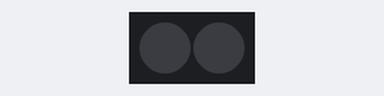
This program was run on a simulated Raspberry Pi Pico running MicroPython. On the bench: 2 RGB LEDs in strip order, left to right. Dim RGB values are drawn brighter than linear; library files of the repository ran but are not shown: neopixel.py.

Above: at 0.1 s.
At 0.38 s:
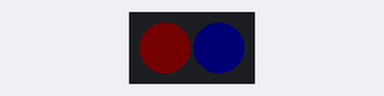
At 2.17 s:
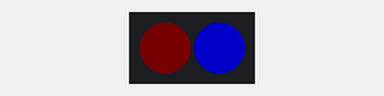
At 3.96 s:
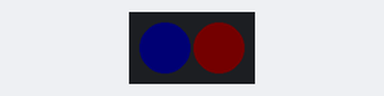
Timing chart, 0 to 4.7 s (numbered marks = the images above):
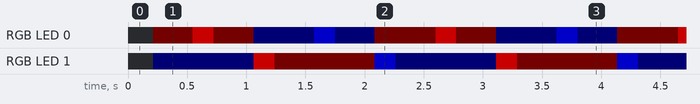

The program:

police-lights.py
```python
#-----------------------------------------------------------------------------#
# Police Lights
#
# Micropython code for Raspberry Pi Pico w
#
# File     : police-lights.py
# Source   : https://github.com/RPiSpy/pi-pico
#
# Desc     : Police style light pattern with two neopixels
# Hardware : Pi Pico or Pi Pico W
#            2 WS2812 NeoPixels
# Software : Requires neopixel.py
#
# Author   : Matt Hawkins
# Website  : https://www.raspberrypi-spy.co.uk/
#-----------------------------------------------------------------------------#

import time
from neopixel import Neopixel

# NeoPixel settings
NEOPIXEL_GPIO = 26
NEOPIXEL_BRIGHTNESS_LOW  = 1
NEOPIXEL_BRIGHTNESS_HIGH = 100

COLOUR_BLUE = (0,0,255)
COLOUR_RED  = (255, 0, 0)

pixels = Neopixel(2, 0, NEOPIXEL_GPIO, "GRB")

brightness_l = NEOPIXEL_BRIGHTNESS_LOW
brightness_h = NEOPIXEL_BRIGHTNESS_HIGH

# Quick flash delay (ms)
delay_short = 35
# Delay between switching pixels (ms)
delay_long = 300

# Set starting colours of neopixels
colour_p1 = COLOUR_RED
colour_p2 = COLOUR_BLUE

while True:

    # Quick flash Pixel #1
    for x in range(0,3):
        time.sleep_ms(delay_short)

        pixels.set_pixel(0, colour_p1, brightness_l)
        pixels.set_pixel(1, colour_p2, brightness_h)
        pixels.show()

        time.sleep_ms(delay_short)

        pixels.set_pixel(0, colour_p1, brightness_l)
        pixels.set_pixel(1, colour_p2, brightness_l)
        pixels.show()

    time.sleep_ms(delay_long)

    # Quick Flash Pixel #2
    for x in range(0,3):
        time.sleep_ms(delay_short)

        pixels.set_pixel(0, colour_p1, brightness_h)
        pixels.set_pixel(1, colour_p2, brightness_l)
        pixels.show()

        time.sleep_ms(delay_short)

        pixels.set_pixel(0, colour_p1, brightness_l)
        pixels.set_pixel(1, colour_p2, brightness_l)
        pixels.show()

    time.sleep_ms(delay_long)

    # Swap pixel colours
    if colour_p1 == COLOUR_RED:
        colour_p1 = COLOUR_BLUE
        colour_p2 = COLOUR_RED
    else:
        colour_p1 = COLOUR_RED
        colour_p2 = COLOUR_BLUE
```

Measured:
- by itself, RGB LED 1: repeats every 2.1 s: RGB(100, 0, 0) 0.18 s, RGB(1, 0, 0) 0.85 s, RGB(0, 0, 100) 0.18 s, RGB(0, 0, 1) 0.85 s
- by itself, RGB LED 0: repeats every 2.1 s: RGB(100, 0, 0) 0.18 s, RGB(1, 0, 0) 0.34 s, RGB(0, 0, 1) 0.51 s, RGB(0, 0, 100) 0.18 s, RGB(0, 0, 1) 0.34 s, RGB(1, 0, 0) 0.51 s
- by itself, everything shown: repeats every 2.1 s, in 8 steps
